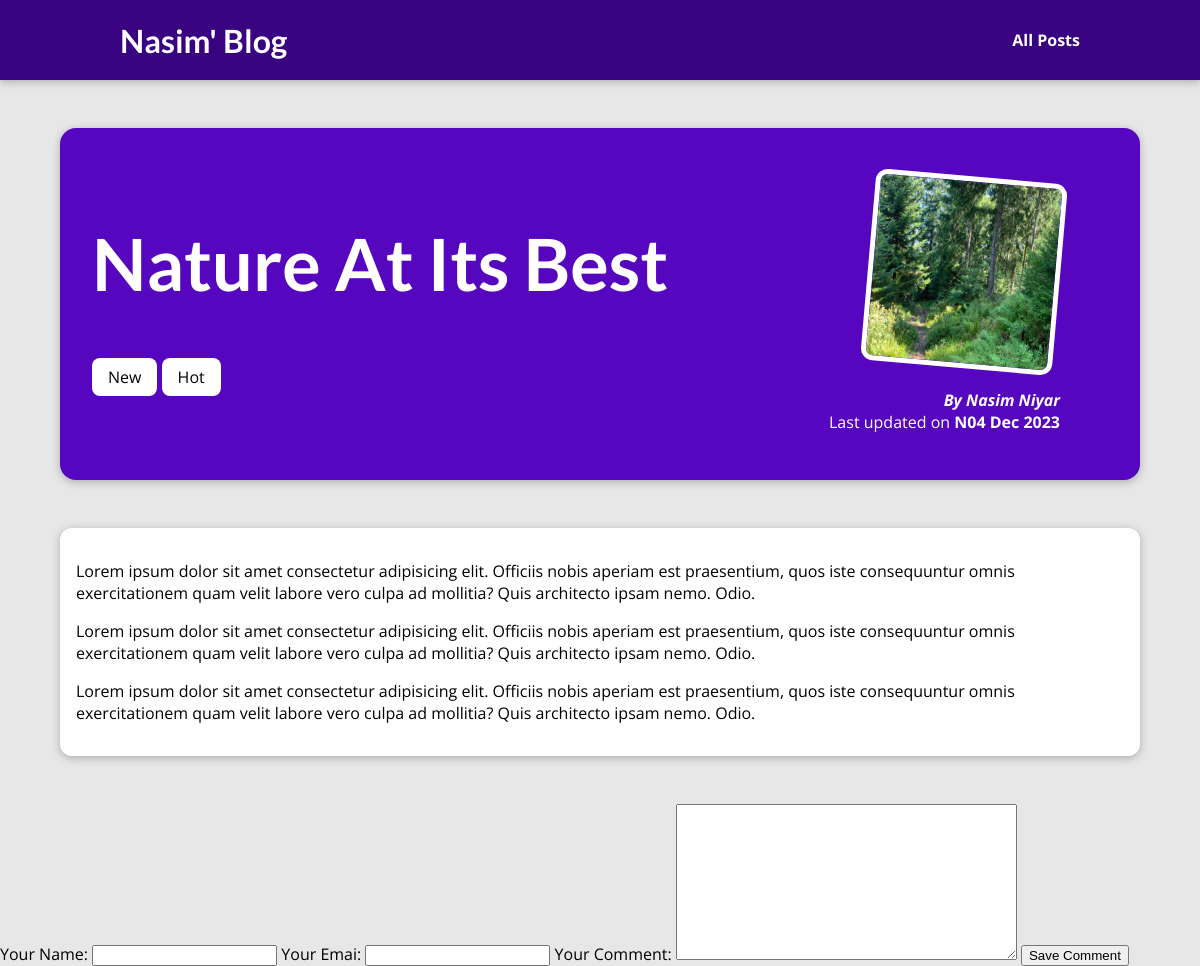
The page /posts/nature-at-its-best on the database its author committed.
### blog/models.py (models this page shows, shortened)
class Post(models.Model):
    title = models.CharField(max_length=150)
    excerpt = models.CharField(max_length=200)
    image = models.ImageField(upload_to="posts", null=True)
    date = models.DateField(auto_now=True)
    slug = models.SlugField(unique=True, db_index=True)
    content = models.TextField(validators=[MinLengthValidator(10)])
    author = models.ForeignKey(Author, on_delete=models.SET_NULL, null=True,  related_name="posts")
    tags = models.ManyToManyField(Tag)

class Tag(models.Model):
    caption = models.CharField(max_length=20)

class Author(models.Model):
    first_name = models.CharField(max_length=100)
    last_name = models.CharField(max_length=100)
    email_address = models.EmailField()
    def full_name(self):
        return f"{self.first_name} {self.last_name}"
    def __str__(self):
        return self.full_name()

### blog/views.py (the view)
# urls.py: path("posts/<slug:slug>", views.SinglePostView.as_view(), name="post-detail-page")
class SinglePostView(DetailView):
    template_name = "blog/post-detail.html"
    model = Post
    def get_context_data(self, **kwargs):
        context = super().get_context_data(**kwargs)
        context["post_tags"] = self.object.tags.all()
        context["comment_form"] = CommentForm()
        return context

### blog/forms.py
class CommentForm(forms.ModelForm):
    class Meta:
        model = Comment
        exclude = ["post"]
        labels = {
            "user_name": "Your Name",
            "user_email": "Your Emai",
            "text": "Your Comment"
        }

### blog/templates/blog/post-detail.html (shortened to what this page needs)
{% extends "base.html" %}
{% load static %}
{% block css_files %}
<link rel="stylesheet" href="{% static 'blog/post-detail.css' %}" />
{% endblock %}
{% block content %}
<section id="summary">
  <h2>{{ post.title }}</h2>
  <div>
    {% for tag in post_tags %}
      <span class="tag">{{ tag.caption }}</span>
    {% endfor %}
  </div>
  <article>
    <img src="{{ post.image.url }}" alt="{{ post.title }}" />
    <address>By <a href="mailto:{{ post.author.email_address}}"> {{ post.author }} </a> </address>
    <div>Last updated on <time>N{{ post.date|date:"d M Y" }}</time></div>
  </article>
</section>
<main>
  {{ post.content|linebreaks  }}
</main>
<div>
  <form>
    {{ comment_form }}
    <button>Save Comment</button>
  </form>
</div>
{% endblock %}

### static/app.css (style rules this page uses)
* { box-sizing: border-box; }
html { font-family: 'Open Sans', 'Lato', sans-serif; }
body { margin: 0; }
h1, h2, h3 { font-family: 'Lato', sans-serif; font-weight: bold; }

### blog/static/blog/post-detail.css (style rules this page uses)
body { background-color: #e7e7e7; }
#summary { margin: 8rem auto 3rem auto; padding: 2rem; width: 90%; max-width: 90rem; border-radius: 16px; background-color: #5706c0; position: relative; box-shadow: 0 2px 8px rgba(0, 0, 0, 0.25); height: 22rem; }
#summary h2 { color: white; font-size: 4.5rem; margin_bottom: 0.25rem; }
#summary article { position: absolute; top: 2rem; right: 3rem; padding: 1rem 2rem; border-radius: 12px; text-align: right; color: white; }
#summary article img { width: 12rem; height: 12rem; border-radius: 12px; transform: rotateZ(5deg); border: 5px solid white; margin-bottom: 1rem; }
#summary address { font-weight: bold; }
#summary a { color: white; text-decoration: none; }
#summary time { font-weight: bold; }
main { width: 90%; max-width: 90rem; margin: 3rem auto; background-color: white; padding: 1rem; border-radius: 12px; box-shadow: 0 2px 8px rgba(0, 0, 0, 0.25); }
.tag { background-color: white; text-color: #390281; padding: 0.5rem 1rem; border-radius: 8px; }

### rows shown on the page
Post: title "Nature At Its Best", image (picture), author "Nasim Niyar", date "04 Dec 2023", content "Lorem ipsum dolor sit amet consectetur adipisicing elit. Officiis nobis aperiam est praesentium, quos iste consequuntur omnis exercitationem quam velit labore vero culpa ad mollitia? Quis architecto ipsam nemo. Odio. Lorem ipsum dolor sit amet consectetur adipisicing elit. Officiis nobis aperiam est praesentium, quos iste consequuntur omnis exercitationem quam velit labore vero culpa ad mollitia? Quis architecto ipsam nemo. Odio. Lorem ipsum dolor sit amet consectetur adipisicing elit. Officiis nobis aperiam est praesentium, quos iste consequuntur omnis exercitationem quam velit labore vero culpa ad mollitia? Quis architecto ipsam nemo. Odio."
Tag: caption "New"
Tag: caption "Hot"
